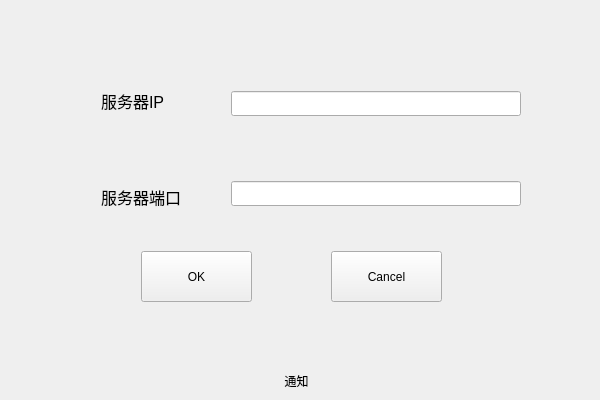
<?xml version="1.0" encoding="UTF-8"?>
<ui version="4.0">
 <class>ServerConfigFormClass</class>
 <widget class="QWidget" name="ServerConfigFormClass">
  <property name="geometry">
   <rect>
    <x>0</x>
    <y>0</y>
    <width>600</width>
    <height>400</height>
   </rect>
  </property>
  <property name="sizePolicy">
   <sizepolicy hsizetype="Fixed" vsizetype="Fixed">
    <horstretch>0</horstretch>
    <verstretch>0</verstretch>
   </sizepolicy>
  </property>
  <property name="windowTitle">
   <string>ServerConfigForm</string>
  </property>
  <layout class="QHBoxLayout" name="horizontalLayout">
   <item>
    <widget class="QWidget" name="widget" native="true">
     <widget class="QLineEdit" name="lineEdit_host">
      <property name="geometry">
       <rect>
        <x>220</x>
        <y>80</y>
        <width>290</width>
        <height>25</height>
       </rect>
      </property>
     </widget>
     <widget class="QLineEdit" name="lineEdit_port">
      <property name="geometry">
       <rect>
        <x>220</x>
        <y>170</y>
        <width>290</width>
        <height>25</height>
       </rect>
      </property>
     </widget>
     <widget class="QLabel" name="label_host">
      <property name="geometry">
       <rect>
        <x>90</x>
        <y>80</y>
        <width>91</width>
        <height>19</height>
       </rect>
      </property>
      <property name="font">
       <font>
        <pointsize>12</pointsize>
       </font>
      </property>
      <property name="text">
       <string>服务器IP</string>
      </property>
     </widget>
     <widget class="QLabel" name="label_2">
      <property name="geometry">
       <rect>
        <x>90</x>
        <y>170</y>
        <width>111</width>
        <height>31</height>
       </rect>
      </property>
      <property name="font">
       <font>
        <pointsize>12</pointsize>
       </font>
      </property>
      <property name="text">
       <string>服务器端口</string>
      </property>
     </widget>
     <widget class="QPushButton" name="pushButton_ok">
      <property name="geometry">
       <rect>
        <x>130</x>
        <y>240</y>
        <width>111</width>
        <height>51</height>
       </rect>
      </property>
      <property name="text">
       <string>OK</string>
      </property>
     </widget>
     <widget class="QLabel" name="label_notify">
      <property name="geometry">
       <rect>
        <x>110</x>
        <y>360</y>
        <width>351</width>
        <height>19</height>
       </rect>
      </property>
      <property name="text">
       <string>通知</string>
      </property>
      <property name="alignment">
       <set>Qt::AlignCenter</set>
      </property>
     </widget>
     <widget class="QPushButton" name="pushButton_cancel">
      <property name="geometry">
       <rect>
        <x>320</x>
        <y>240</y>
        <width>111</width>
        <height>51</height>
       </rect>
      </property>
      <property name="text">
       <string>Cancel</string>
      </property>
     </widget>
    </widget>
   </item>
  </layout>
 </widget>
 <layoutdefault spacing="6" margin="11"/>
 <resources/>
 <connections/>
</ui>
